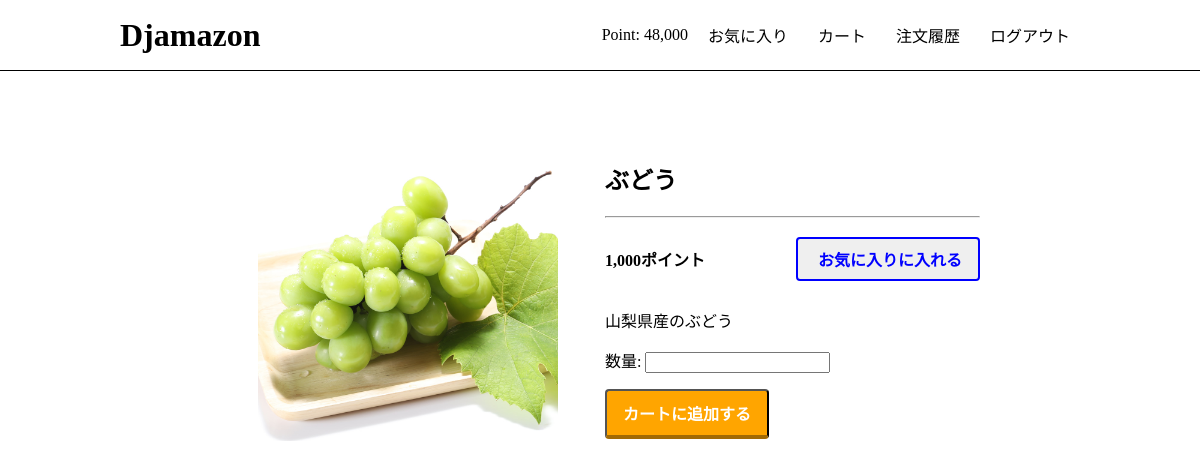
Page /product/1/ (signed in) on the committed database.
### users/models.py (models this page shows)
class User(AbstractBaseUser, PermissionsMixin):
    initial_point = 50000
    email = models.EmailField("メールアドレス", unique=True)
    point = models.PositiveIntegerField(default=initial_point)
    fav_products = models.ManyToManyField(Product, blank=True) # 追加
    is_staff = models.BooleanField("is_staff", default=False) #adminの権限
    is_active = models.BooleanField("is_active", default=True)#　必須の権限
    date_joined = models.DateTimeField("date_joined",default=timezone.now)
    objects = UserManager()
    USERNAME_FIELD = "email"
    EMAIL_FIELD = "email"
    REQUIRED_FIELDS = []
    class Meta:
        verbose_name = "user"
        verbose_name_plural = "users"

### app/models.py (models this page shows, shortened)
class Product(models.Model):
    name = models.CharField(max_length=100)
    description = models.TextField(blank=True)
    price = models.PositiveIntegerField(default=0)
    image = models.ImageField(upload_to='product')

### app/views.py (the view, shortened to what this page needs)
# urls.py: path('product/<int:product_id>/', views.detail, name='detail'),
def detail(request, product_id):
    product = get_object_or_404(Product, pk=product_id)
    add_to_cart_form = AddToCartForm(request.POST or None)
    context = {
       'product': product,
       'add_to_cart_form': add_to_cart_form,
    }
    return render(request, 'app/detail.html', context)

### app/forms.py
class AddToCartForm(forms.Form):
    num = forms.IntegerField(
        label='数量',
        min_value=1,
        required=True)

### app/templates/app/detail.html (shortened to what this page needs)
{% extends 'app/base.html' %}
{% load humanize %}
{% block content %}
<div class="product-detail">
  <div class="product-detail-image">
    <img src="{{ product.image.url }}" class="product-img">
  </div>
  <div class="product-detail-info">
    <h2>{{ product.name }}</h2>
    <hr>
    <div class="point-fav-section">
      <h4>{{ product.price | intcomma }}ポイント</h4>
      {% if request.user.is_authenticated %}
      <form action="{% url 'app:toggle_fav_product_status' %}"
method="post">{% csrf_token %}
        {% if product in user.fav_products.all %}
          <input type="submit" name="submit" class="fav_button" value="
お気に入りから外す" />
        {% else %}
          <input type="submit" name="submit" class="fav_button" value=" お気に入りに入れる" />
        {% endif %}
      </form>
    {% endif %}
    </div>
    <p>{{ product.description }}</p>
    {% if request.user.is_authenticated %}
       <form action="{% url 'app:detail' product.id %}"
method="post">{% csrf_token %}
        {{ add_to_cart_form.as_p }}
        <button class="purchase-button" type="submit">カートに追加する
</button>
       </form>
     {% else %}
       <a href="{% url 'app:login' %}?next={{ request.path }}"><button
class="purchase-button">ログインして購入する</button></a>
     {% endif %}
  </div>
</div>
{% endblock %}

### app/templates/app/base.html (shortened to what this page needs)
{% load static %}
{% load humanize %}
<!DOCTYPE html>
<html>
<head>
    <link rel="stylesheet" type="text/css" href="{% static 'css/style.css' %}">
</head>
<body>
    <header>
       <div class="container">
           <h1><a href="{% url 'app:index' %}">Djamazon</a></h1>
           <div class="header-menu">
               {% if request.user.is_authenticated %}
                  <span>Point: {{ user.point | intcomma }}</span>
                  <span><a href="{% url 'app:fav_products' %}">お気に入り</a></span>
                  <span><a href="{% url 'app:cart' %}">カート</a></span>
                  <span><a href="{% url 'app:order_history' %}">注文履歴</a></span>
                  <span><a href="{% url 'app:logout' %}">ログアウト</a></span>
               {% else %}
                  <span><a href="{% url 'app:login' %}">ログイン</a></span>
                  <span><a href="{% url 'app:signup' %}">新規登録</a></span>
               {% endif %}
           </div>
       </div>
    </header>
    <div class="container">
       {% block content %}{% endblock %}
    </div>
</body>
</html>

### static/css/style.css (style rules this page uses)
html, body { margin: 0; }
div { box-sizing: border-box; }
a { text-decoration: none; color: #000; }
.container { width: 80%; margin: auto; overflow: auto; }
header { border-bottom: solid 1px #000; height: 70px; }
header .container { display: flex; justify-content: space-between; }
body > .container { width: 65%; padding-top: 60px; }
header h1 { margin: 0; height: 100%; line-height: 70px; }
.header-menu { display: flex; align-items: center; }
.header-menu a { padding: 10px; margin-left: 10px; }
.product-img { width: 100%; max-width: 500px; height: 300px; object-fit: cover; border-radius: 4px; }
.product-detail { display: flex; justify-content: flex-start; padding: 10px; }
.product-detail-image { flex: 1; }
.product-detail-info { flex: 1; }
.product-img { object-fit: contain; }
.product-detail-info { margin-left: 10px; }
.product-detail-info .point-fav-section { display: flex; justify-content: space-between; align-items: center; }
.product-detail-info .fav_button { text-align: center; display: inline-block; padding: 8px 16px; border: 2px solid blue; border-radius: 4px; font-size: 16px; font-weight: bold; color: blue; }
.product-detail-info .purchase-button { display: inline-block; text-align: center; background-color: orange; font-size: 16px; color: #FFF; font-weight: bold; padding: 10px 16px; border-radius: 4px; border-bottom: 4px solid #a26a03; }

### rows in the picture
User: point "48,000"
Product: image (picture), name "ぶどう", price "1,000", description "山梨県産のぶどう"
